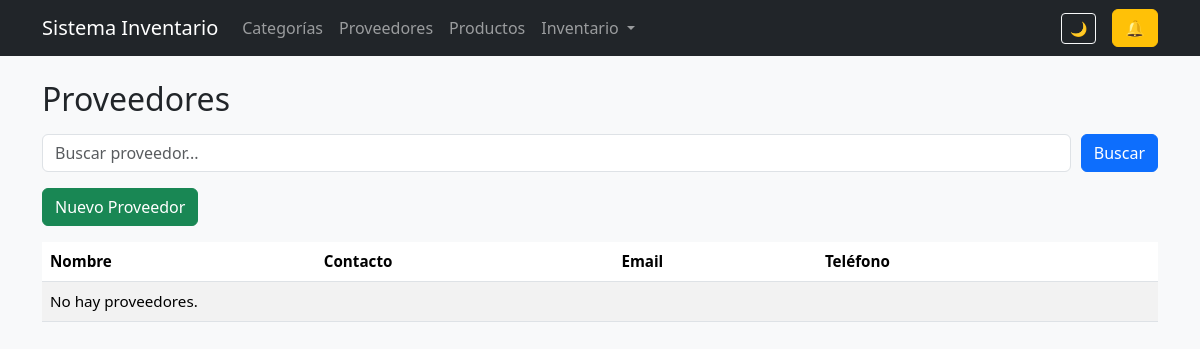
Page /proveedores/ on the earlier database version.
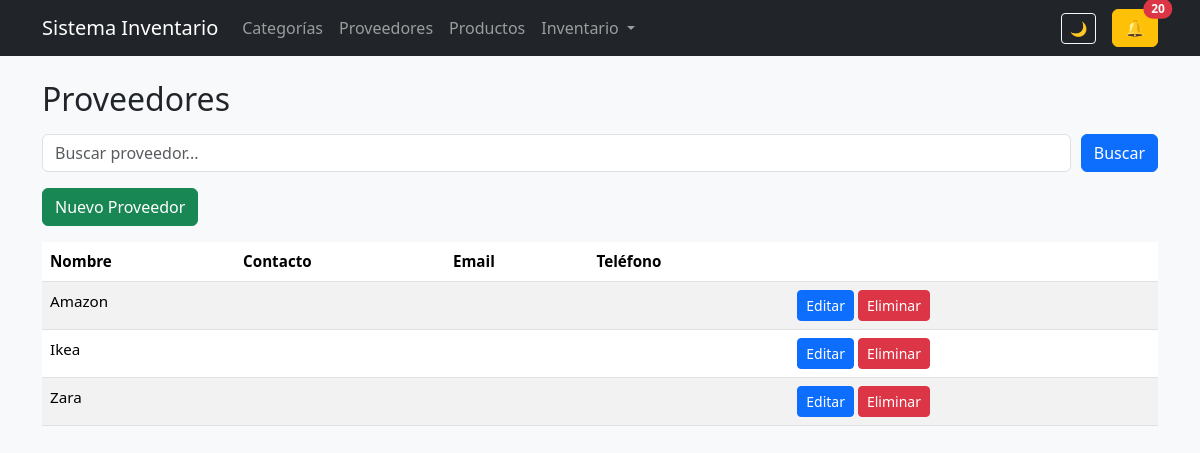
Same page on the later database version.
### suppliers/models.py (models this page shows, shortened)
class Supplier(models.Model):
    name = models.CharField(max_length=150, db_index=True)
    contact_name = models.CharField(max_length=100, blank=True)
    email = models.EmailField(blank=True)
    phone = models.CharField(max_length=20, blank=True)
    address = models.TextField(blank=True)
    lead_time_days = models.PositiveIntegerField(default=0)
    default_order_quantity = models.PositiveIntegerField(default=0, blank=True)
    class Meta:
        ordering = ['name']
        verbose_name = "Supplier"
        verbose_name_plural = "Suppliers"

### suppliers/views.py (the view)
# urls.py: path('', supplier_list, name='supplier_list'),
def supplier_list(request):
    search = request.GET.get("q", "")
    suppliers = Supplier.objects.all()
    if search:
        suppliers = suppliers.filter(name__icontains=search)
    return render(request, "suppliers/list.html", {
        "suppliers": suppliers,
        "search": search,
    })

### notifications/context_processors.py (called while the page is built)
def notifications_unread(request):
    return {
        "notifications_unread": Notification.objects.filter(seen=False).count()
    }

### suppliers/templates/suppliers/list.html
{% extends 'base.html' %}
{% block content %}
<h2 class="mb-3">Proveedores</h2>
<form method="GET" class="mb-3 d-flex" style="gap: 10px;">
    <input type="text" name="q" value="{{ search }}" class="form-control" placeholder="Buscar proveedor...">
    <button class="btn btn-primary">Buscar</button>
</form>
<a href="{% url 'supplier_create' %}" class="btn btn-success mb-3">Nuevo Proveedor</a>
<table class="table table-striped">
    <thead>
        <tr>
            <th>Nombre</th>
            <th>Contacto</th>
            <th>Email</th>
            <th>Teléfono</th>
            <th></th>
        </tr>
    </thead>
    <tbody>
        {% for s in suppliers %}
        <tr>
            <td>{{ s.name }}</td>
            <td>{{ s.contact_name }}</td>
            <td>{{ s.email }}</td>
            <td>{{ s.phone }}</td>
            <td>
                <a href="{% url 'supplier_edit' s.id %}" class="btn btn-sm btn-primary">Editar</a>
                <a href="{% url 'supplier_delete' s.id %}" class="btn btn-sm btn-danger">Eliminar</a>
            </td>
        </tr>
        {% empty %}
        <tr><td colspan="5">No hay proveedores.</td></tr>
        {% endfor %}
    </tbody>
</table>
{% endblock %}

Differences in the rows shown:
added Supplier: name "Amazon"
added Supplier: name "Ikea"
added Supplier: name "Zara"
Other differences:
{{ unread }}: (not shown) → "20"
text no longer shown: "No hay proveedores."
